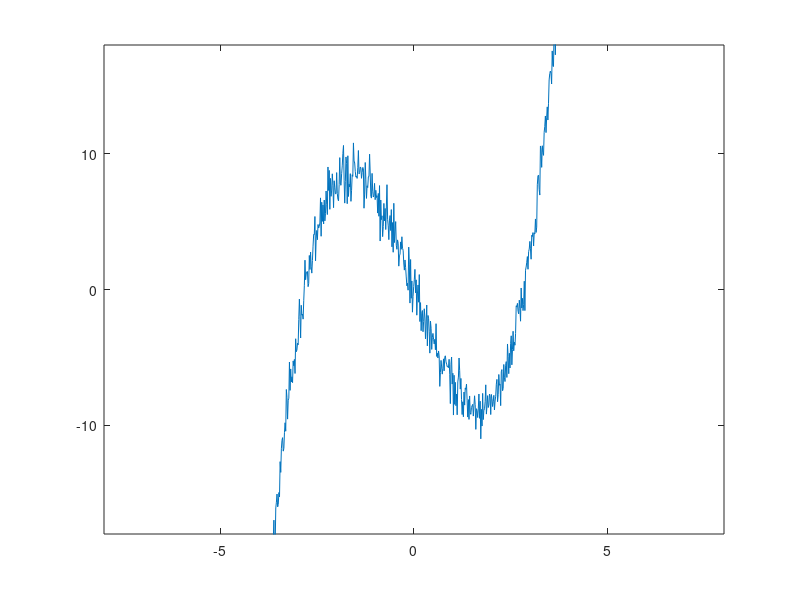

Source code (MATLAB):
x = linspace(-4, 4, 500);
mu = x.^3 - 8*x;
plot(x, mu); axis([-8, 8, -18, 18])
fprintf('Mean curve.  Press enter to sample\n')
pause

for i = 1:5
    delta = normrnd(0, 1, 1, length(x))
    plot(x, mu + delta, '-', 'MarkerSize', 4);
    axis([-8, 8, -18, 18])
    pause
end
